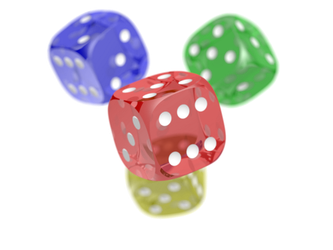
#> input picture Dekodowanie PNG/main/png.png, 333 x 250 px, shrunk from 640 x 480 before the run
$ jupyter execute --allow-errors png.ipynb
#> lines starting #> are read from the running program, lines starting #| are printed output that depends on the picture
# E-media decodowanie formatu PNG

[cell 1]
import zlib
import matplotlib.pyplot as plt
import matplotlib.image as mpimg
from PIL import Image
import numpy as np

[cell 2]
path = "sample_with_PLTE.png"
#> (the rest of this cell did not finish here and is left out)

## Weryfikacja sygnatury

#### Pierwsze 8 byte'ow pliku PNG zawiera sygnature fromatu Sygnatura PNG `137 80 78 71 13 10 26 10`

[cell 3]
def verifySignature(file):
    signature = file.read(8)
    if signature != bytes([137, 80, 78, 71, 13, 10, 26, 10]):
        print("Invalid PNG file")
        return False
    return True
#> (the rest of this cell did not finish here and is left out)

## Chunki

##### Długość

- 4-bajtowa liczba całkowita bez znaku podająca liczbę bajtów w polu danych fragmentu. Długość obejmuje tylko pole danych, a nie samo pole.

##### Typ Chunku

- Kod typu fragmentu 4-bajtowego. Dla wygody opisu i badania plików PNG, kody typu są ograniczone do wielkich i małych liter ASCII (A-Z i a-z lub 65-90 i 97-122 w systemie dziesiętnym).

##### Zawartość chunku

- Bajty danych odpowiednie dla typu fragmentu, jeśli takie istnieją. To pole może mieć długość zerową.

##### CRC
- 4-bajtowy CRC (Cyclic Redundancy Check). Wykrywa błędy w przesyłanych lub przechowywanych danych. Sprawdza czy dane nie zostały uszkodzone podczas transmisji lub zapisu.

[cell 4]
class Chunk:
    def __init__(self, length, type, data, crc):
        self.length = length
        self.type = type
        self.data = data
        self.crc = crc

    def __str__(self):
        return f"Chunk(type={self.type}, length={self.length}, crc={self.crc.hex()})"

### Celem CRC jest wykrywanie błędów w danych. Obliczamy specjalną liczbę na podstawie danych w chunku. Jeśli dane zostaną zmodyfikowane, to obliczona suma kontrolna też się zmieni.

[cell 5]
def compute_crc32(data: bytes):
    crc = 0xFFFFFFFF
    for byte in data:
        crc ^= byte # Dla kazdego bajtu XOR z crc
        for _ in range(8):
            if crc & 1: # jesli ostatni bit jest 1
                # przesun crc w prawo o 1 i XOR z polinomem
                crc = (crc >> 1) ^ 0xEDB88320
            else:
                # przesun crc w prawo o 1
                crc >>= 1

    return crc ^ 0xFFFFFFFF # na koniec odwracamy crc

def verify_crc(chunk):
    to_check = chunk.type.encode('utf-8') + chunk.data
    computed_crc = compute_crc32(to_check)
    file_crc = int.from_bytes(chunk.crc, 'big')

    if computed_crc != file_crc:
        print(f"[BŁĄD CRC] Chunk: {chunk.type}, CRC z pliku: {file_crc:08X}, Obliczone: {computed_crc:08X}")
        return False
    else:
        print(f"[OK CRC] Chunk: {chunk.type}, CRC: {computed_crc:08X}")
        return True

## Odczyt chunków

[cell 6]
def read_chunks(file):
    file.seek(8)
    chunks = [] # pusta lista w której przechowywane są odczytane chunki
    while True:
        length_bytes = file.read(4)

        length = int.from_bytes(length_bytes, 'big') # konwertujemy odczytane bajty na liczbę całkowitą
        type = file.read(4).decode('utf-8') # odczyt typu poprzez zdekodowanie 4 bajtów z formatu UTF-8
        data = file.read(length) # odczyt danych
        crc = file.read(4)

        chunk = Chunk(length, type, data, crc) # obiekt klasy Chunk przechowuje odczytane dane
        verify_crc(chunk)
        chunks.append(chunk) #obiekt chunk dodajemy do listy chunks
        if type == "IEND":
            break
    return chunks # zwrocenie listy chunkow

#> (the rest of this cell did not finish here and is left out)

## Chunki krytyczne

#### `IHDR` (Image Header) oraz `IEND`
Fragmenty mogą pojawiać się w dowolnej kolejności, z zastrzeżeniem ograniczeń nałożonych na każdy typ fragmentu. Jednym z ważniejszych ograniczeń jest to, że `IHDR` musi pojawić się jako pierwszy, a `IEND` jako ostatni

[cell 7]
def decode_IHDR(chunk):
    if chunk.type != "IHDR":
        raise ValueError("Chunk is not IHDR")

    image_info = {
        "width": int.from_bytes(chunk.data[0:4], 'big'), # szerokosc obrazu
        "height": int.from_bytes(chunk.data[4:8], 'big'), # wysokosc obrazu
        "bit_depth": chunk.data[8], # głębia bitowa
        "color_type": chunk.data[9], # typ koloru
        "compression_method": chunk.data[10], # metoda kompresji tylko 0 (deflate zlib)
        "filter_method": chunk.data[11], # metoda filtrowania
        "interlace_method": chunk.data[12] # metoda przeplatania
    }
    return image_info

#> (the rest of this cell did not finish here and is left out)

[cell 8]
# [11 lines left out: function decode_IDAT, not called in this run]
#> (the rest of this cell did not finish here and is left out)

### PLTE Palette

- Header `PLTE` jest opcjonalny, chyba ze bajt typu coloru jest ustawiony na PLTE (3)
- Header `PLTE` zawiera palete kolorów które sa używane przez obraz PNG
- Każdy piksel w obrazie mapuje sie na jeden z kolorów w palecie zamiast bezpośrednio przechowywać wartosci `RGB` (kompresja)

[cell 9]
# [22 lines left out: functions decode_PLTE, show_palette, not called in this run]

#> (the rest of this cell did not finish here and is left out)

[cell 10]
# [6 lines left out: function validate_palette, not called in this run]

### tEXt
- pozwala osadzić prosty tekst `ASCII` w pliku
- brak kompresji

[cell 11]
# [6 lines left out: function decode_tEXt, not called in this run]

### zTXt
- pozwala osadzić prosty tekst `ASCII` w pliku
- zkompresowany `zlib'em`

#### Struktura zTXt :
Pole | Typ  | opis
--- | ---  | ---
keyword | ASCII | nagłówek
nullseparator | 1 bajt  |
typ kompresji | 1 bajt | 0/1 zlib/deflate
zkompresowany tekst | reszta bajtów |

[cell 12]
# [9 lines left out: function decode_zTXt, not called in this run]

### iTXt
- pozwala zapisać tekst w formacie `UTF-8`
- opcjonalna kompresja

##### Struktura iTXt :
Pole | Typ  | opis
--- | ---  | ---
keyword | ASCII | nagłówek
flaga kompresji | 1 bajt  | 0/1 nie/tak
typ kompresji | 1 bajt | 0 zlib/deflate 1 niedozwolone
jezyk | ASCII | "en" "pl"
keyword w utf-8| UTF-8
zkompresowany tekst | UTF-8 | reszta bajtów

[cell 13]
# [33 lines left out: function decode_iTXt, not called in this run]

### tIME

- służy do przechowywania ostatniej edycji pliku

rozmiar (bajty) |  opis
--- | ---
2 | rok
1 | miesiac
1 | dzien
1 | godzina
1 | minuta
1 | sekunda

[cell 14]
# [9 lines left out: function decode_tIME, not called in this run]

### bKGD

- struktura nagłowka `bKGB` jest zależna od pola bajtów `Color type` z IHDR'a

Color type pliku | opis  | dane w `bKGB`
--- | ---  | ---
0 | Grayscale | 2bajty przedstawiacje wartość odcieni szarości
2 | RGB  | 6 bajtow po 2 na kazdy z kolorow
3 | 1 bajt | index z PLTE
4,6 | Z alpha |

[cell 15]
# [19 lines left out: function decode_bKGD, not called in this run]

### gAMA

- zawiera informacje o gamm'ie obrazu, które określają, jak jasność (lub intensywność) kolorów w obrazie jest dostosowana
- wartość jest przechowywana jako wartość zmienno przecinkowa przemnożona przez 100 000

[cell 16]
# [4 lines left out: function decode_gAMA, not called in this run]

### pHYs

- zawiera informacje o fizycznych wymiarach obrazu, tj. jak wiele jednostek (pikseli) odpowiada jednej jednostce fizycznej (np. calowi, milimetrowi itp.).

dane w `pHYs`
bajty | opis
--- | ---
4 | liczba pikseli X
4 | liczba pikseli Y
1 | Jednostka używana do określenia wartości X i Y (0 – brak jednostki, 1 – piksele na cal (PPI), 2 – piksele na centymetr (PPCM))

[cell 17]
# [6 lines left out: function decode_pHYs, not called in this run]

# XMP I EXIF

### XMP
W iTXt można przechowywac np pliki .xmp
XMP to format metadanych opracowany przez firmę Adobe

``````XML
<x:xmpmeta xmlns:x="adobe:ns:meta/"> – Określa, że jest to dokument w przestrzeni XMP (Adobe).

<rdf:RDF xmlns:rdf="..." – Główna struktura RDF, która jest wykorzystywana do opisania metadanych.

<rdf:Description rdf:about=""> – Miejsce na metadane natemat obiektu. rdf:about="" wskazuje, że ten opis odnosi się do bieżącego pliku.

<x:xmpmeta xmlns:x="adobe:ns:meta/" xmlns:custom="http://example.com/custom">
  <rdf:RDF xmlns:rdf="http://www.w3.org/1999/02/22/rdf-syntax-ns#">
    <rdf:Description rdf:about="">
        Miejsce na metadane
    </rdf:Description>
  </rdf:RDF>
</x:xmpmeta>
``````

### eXIf
Dane EXIF są zapisywane jako **nagłówki metadanych** w strukturze pliku

## Struktura danych EXIF (tagi)

Dane EXIF są przechowywane w strukturze przypominającej plik **TIFF** – zawierają **tagi**, czyli pary klucz-wartość, opisujące poszczególne właściwości.

###  Przykładowe tagi EXIF:

| Nr (int) | Nazwa tagu         | Opis                                    | Przykład                      |
|----------|---------------------|------------------------------------------|-------------------------------|
| 271      | Make                | Producent aparatu                        | `Canon`                       |
| 272      | Model               | Model aparatu                            | `Canon EOS 80D`              |
| 306      | DateTime            | Data i czas modyfikacji pliku            | `2024:06:01 19:01:45`         |
| 33434    | ExposureTime        | Czas naświetlania                        | `1/125` (sekundy)            |
| 33437    | FNumber             | Przysłona                                | `2.8`                         |
| 34855    | ISOSpeedRatings     | Czułość ISO                              | `100`                         |
| 36867    | DateTimeOriginal    | Data i czas wykonania zdjęcia            | `2024:06:01 18:45:23`         |
| 37386    | FocalLength         | Ogniskowa obiektywu                      | `50.0 mm`                     |
| 274      | Orientation         | Orientacja obrazu                        | `1` (normalna)                |
| 34853    | GPSInfo             | Wskaźnik do sekcji tagów GPS             | (struktura GPS)               |

[cell 18]
# [18 lines left out: function decode_Ancillary, not called in this run]

#> (a cell that did not finish here is left out)

## Anonimizacja

### Usuwamy wszystkie opcjonalne chunki
### Weryfikijemy crc dla każdego chunku
### Usuwamy nadmiarowe kolory z palety i zmieniamy ich kolejność

[cell 20]
def anonymize_clear_png(input_path, output_path):
    critical_chunks = {b'IHDR', b'PLTE', b'IDAT', b'IEND'}

    with open(input_path, 'rb') as infile, open(output_path, 'wb') as outfile:
        # Zapisz nagłówek PNG (8 bajtów sygnatury)
        outfile.write(infile.read(8))

        while True:
            # Czytaj długość chunka (4 bajty)
            length_bytes = infile.read(4)
            if len(length_bytes) < 4:
                break

            length = int.from_bytes(length_bytes, byteorder='big')

            # Czytaj typ chunka (4 bajty)
            chunk_type = infile.read(4)
            if len(chunk_type) < 4:
                break

            # Czytaj dane chunka
            chunk_data = infile.read(length)
            if len(chunk_data) < length:
                break

            # Czytaj CRC (4 bajty)
            original_crc = infile.read(4)
            if len(original_crc) < 4:
                break

            # Zapisz tylko chunk'i krytyczne
            if chunk_type in critical_chunks:
                if chunk_type == b'PLTE':
                    chunk_data = validate_palette(Chunk(
                        length, chunk_type.decode('utf-8'), chunk_data, original_crc
                    ))
                    length_bytes = len(chunk_data).to_bytes(4, 'big')

                new_crc = compute_crc32(chunk_type + chunk_data)

                outfile.write(length_bytes)
                outfile.write(chunk_type)
                outfile.write(chunk_data)
                outfile.write(new_crc.to_bytes(4, 'big'))

            if chunk_type == b'IEND':
                break

#> (a cell that did not finish here is left out)

### Analiza kompresji w plikach PNG

PNG używa algorytmu Deflate (zlib), który jest bezzstratny – pozwala na wierną rekonstrukcję danych

Obraz może przechowywac piksele jako indeksy do palety kolorów, co: znacznie zmniejsza rozmiar pliku, gdy liczba kolorów jest ograniczona.

## Transformacja

[cell 22]
def showSpectrum(path, palette=None): # Widmo czestotliwosciowe obrazu
    """Display frequency spectrum for PNG images based on color type"""
#> called with path = 'png.png'
    orig_img = Image.open(path)
#> orig_img is the input picture: PIL image 333x250 RGBA; mean R, G, B, A 46.6, 40.3, 38.6, 68

    file = open(path, "rb")
    chunks = read_chunks(file)
    file.close
    IHDR = decode_IHDR(chunks[0])
    color_type = IHDR["color_type"]

    plt.figure(figsize=(15, 8))

    # obraz czarno-bialy
    if color_type == 0:
        grayscale_img = orig_img.convert('L')
        mag_spectrum, phase_spectrum = getMagnitudeSpectrum(np.array(grayscale_img))

        plt.subplot(1, 2, 1)
        plt.imshow(mag_spectrum, cmap='gray') # widmo amplitudy w skali szarosci
        plt.title("Magnitude Spectrum")

        plt.subplot(1, 2, 2)
        plt.imshow(phase_spectrum, cmap='gray') # widmo fazy w skali szarosci
        plt.title("Phase Spectrum")

    # Kolory RGB
    elif color_type == 2:
        img_array = np.array(orig_img)

        for i, (color, channel) in enumerate(zip(['Red', 'Green', 'Blue'], np.rollaxis(img_array, -1))):
            mag, phase = getMagnitudeSpectrum(channel)

            plt.subplot(2, 3, i+1)
            plt.imshow(mag, cmap='gray')
            plt.title(f"{color} Channel Magnitude")

            plt.subplot(2, 3, i+4)
            plt.imshow(phase, cmap='gray')
            plt.title(f"{color} Channel Phase")

    # Indexed color - kolory z palety
    elif color_type == 3 and palette is not None:
        img_array = np.array(orig_img)
        palette_rgb = np.array(palette, dtype=np.uint8).reshape(-1, 3)
        rgb_array = palette_rgb[img_array] # zamienia każdy indeks na odpowiadający mu kolor RGB

        for i, (color, channel) in enumerate(zip(['Red', 'Green', 'Blue'], np.rollaxis(rgb_array, -1))):
            mag, phase = getMagnitudeSpectrum(channel)

            plt.subplot(2, 3, i+1)
            plt.imshow(mag, cmap='gray')
            plt.title(f"{color} Channel Magnitude")

            plt.subplot(2, 3, i+4)
            plt.imshow(phase, cmap='gray')
            plt.title(f"{color} Channel Phase")

    # Grayscale with alpha
    elif color_type == 4:
        img_array = np.array(orig_img)
        grayscale = img_array[:, :, 0]  # Bierzemy tylko grayscale

        mag, phase = getMagnitudeSpectrum(grayscale)

        plt.subplot(1, 2, 1)
        plt.imshow(mag, cmap='gray')
        plt.title("Grayscale Magnitude Spectrum")

        plt.subplot(1, 2, 2)
        plt.imshow(phase, cmap='gray')
        plt.title("Grayscale Phase Spectrum")

    # Truecolor with alpha
    elif color_type == 6:
        img_array = np.array(orig_img)

        for i, (color, channel) in enumerate(zip(['Red', 'Green', 'Blue'], np.rollaxis(img_array[:, :, :3], -1))):
            mag, phase = getMagnitudeSpectrum(channel)

            plt.subplot(2, 3, i+1)
            plt.imshow(mag, cmap='gray')
            plt.title(f"{color} Channel Magnitude")

            plt.subplot(2, 3, i+4)
            plt.imshow(phase, cmap='gray')
            plt.title(f"{color} Channel Phase")
#> this loop made 3 passes
#> color on passes 1 to 3: 'Red', 'Green', 'Blue'

    plt.tight_layout()
    plt.show()

def getMagnitudeSpectrum(image_data):
    """Calculate magnitude and phase spectrum of an image"""
    f = np.fft.fft2(image_data) # transformata fouriera obrazu
    fshift = np.fft.fftshift(f) # przesunięcie środka spectrum do srodka obrazu
    magnitude = 20 * np.log(np.abs(fshift) + 1e-10) # magnituda
    phase = np.angle(fshift) # faza
    return magnitude, phase

print("png.png")
showSpectrum("png.png")
print("png_test_red.png")
showSpectrum("png_test_red.png")
#> call 2 of showSpectrum, with path = 'png_test_red.png'
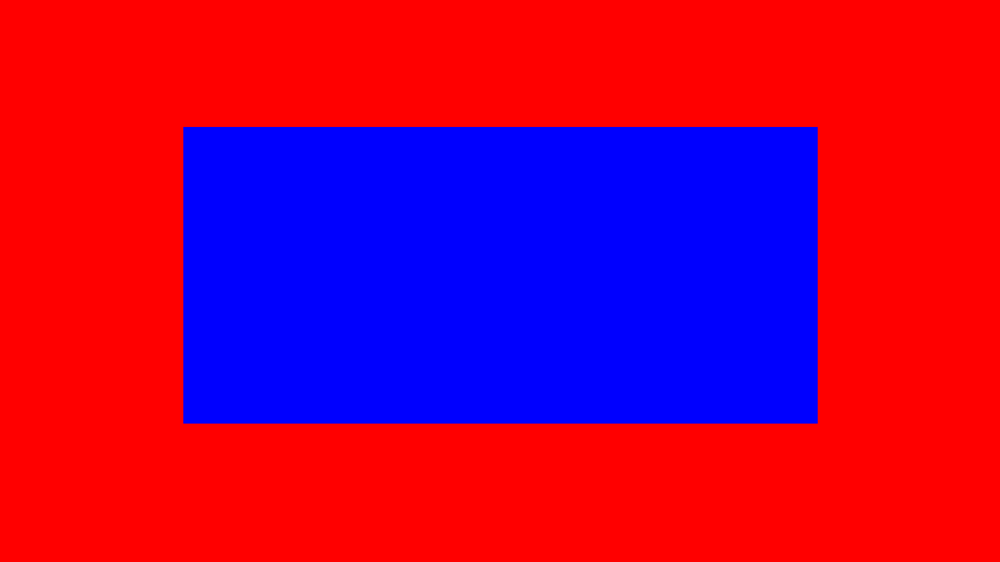
#> input picture Dekodowanie PNG/main/png_test_red.png, 1000 x 562 px, shrunk from 1920 x 1080 before the run
#> in showSpectrum, orig_img is the input picture: PIL image 1000x562 RGB; mean R, G, B 169.6, 0, 85.4
#> the loop in showSpectrum (call 2), `for i, (color, channel) in enumerate(zip(['Red', 'Green', 'Blue'], np...` made 3 passes
#> pass 2, in getMagnitudeSpectrum (call 5), `phase = np.angle(fshift)`:
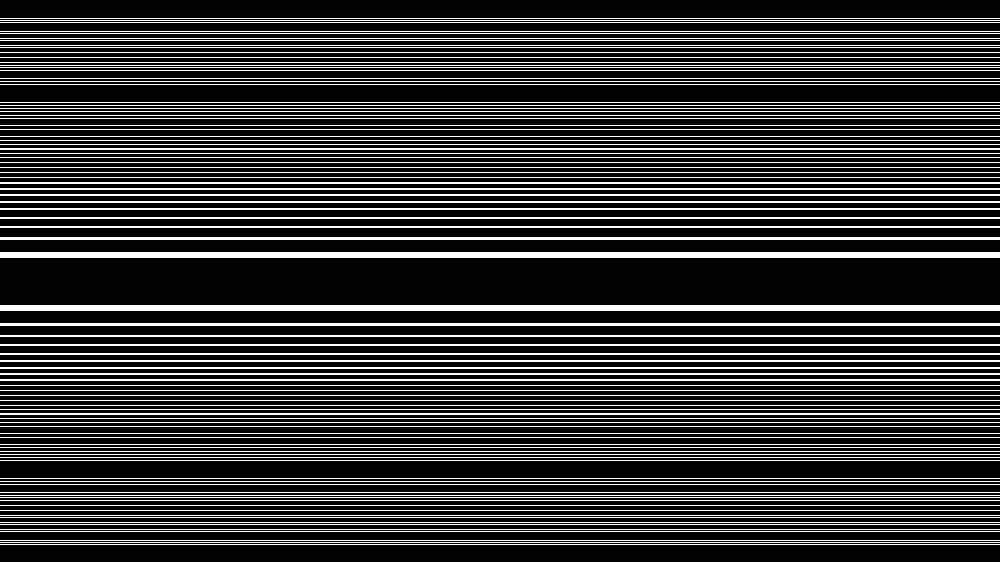
#> phase: shape (562, 1000) float64; values 0 (black) and 3.14 (white), 21.4% white in thin lines or dots
print("png_test_blue.png")
showSpectrum("png_test_blue.png")
#> call 3 of showSpectrum, with path = 'png_test_blue.png'
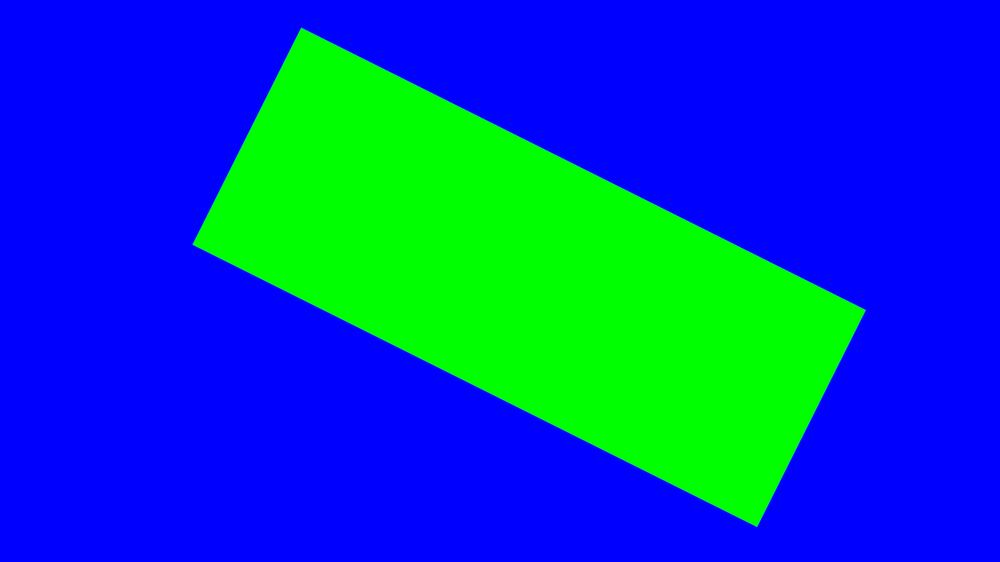
#> input picture Dekodowanie PNG/main/png_test_blue.png, 1000 x 562 px, shrunk from 1920 x 1080 before the run
#> in showSpectrum, orig_img is the input picture: PIL image 1000x562 RGBA; mean R, G, B, A 0, 69.6, 185.7, 255
#> the loop in showSpectrum (call 3), `for i, (color, channel) in enumerate(zip(['Red', 'Green', 'Blue'], np...` made 3 passes
print("png_test_green.png")
showSpectrum("png_test_green.png")
#> call 4 of showSpectrum, with path = 'png_test_green.png'
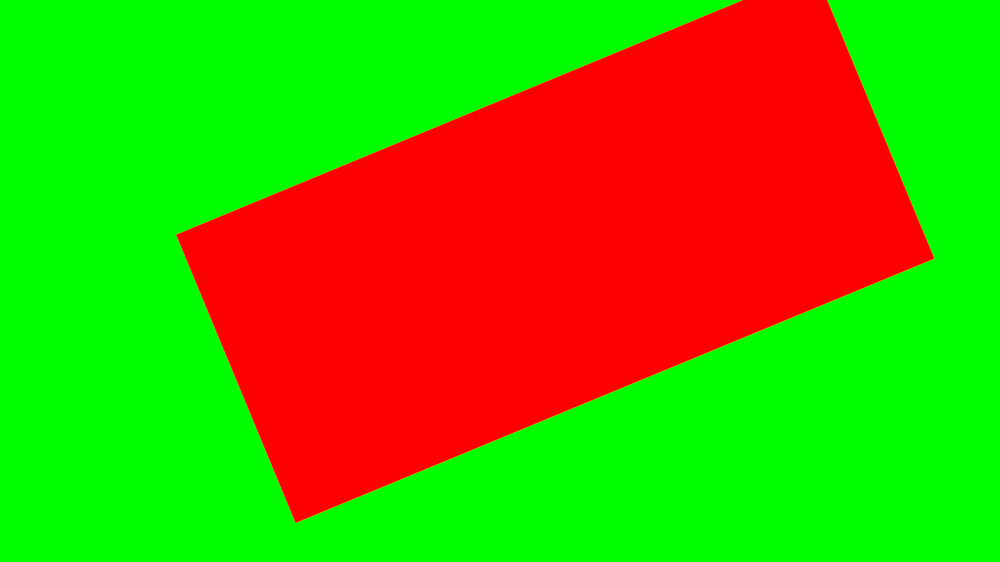
#> input picture Dekodowanie PNG/main/png_test_green.png, 1000 x 562 px, shrunk from 1920 x 1080 before the run
#> in showSpectrum, orig_img is the input picture: PIL image 1000x562 RGBA; mean R, G, B, A 97.5, 157.7, 0, 255
#> the loop in showSpectrum (call 4), `for i, (color, channel) in enumerate(zip(['Red', 'Green', 'Blue'], np...` made 3 passes
#> pass 1, in getMagnitudeSpectrum (call 10), `magnitude = 20 * np.log(np.abs(fshift) + 1e-10)`:
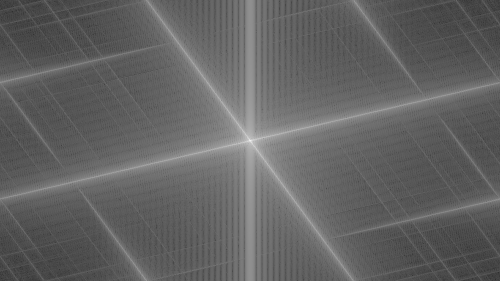
#> magnitude: shape (562, 1000) float64 (shown at 1/2 size); min -32.43, max 356.4, mean 118.9; drawn with min black and max white
#> pass 1, in getMagnitudeSpectrum (call 10), `phase = np.angle(fshift)`:
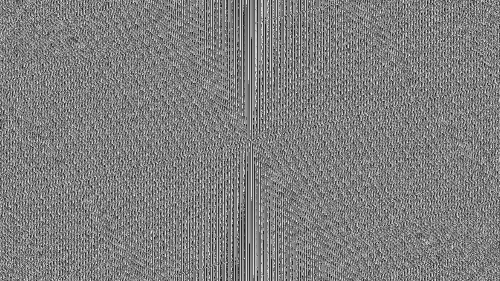
#> phase: shape (562, 1000) float64 (shown at 1/2 size); min -3.14, max 3.14, mean 5.59e-06; drawn with min black and max white
#> pass 2, in getMagnitudeSpectrum (call 11), `phase = np.angle(fshift)`:
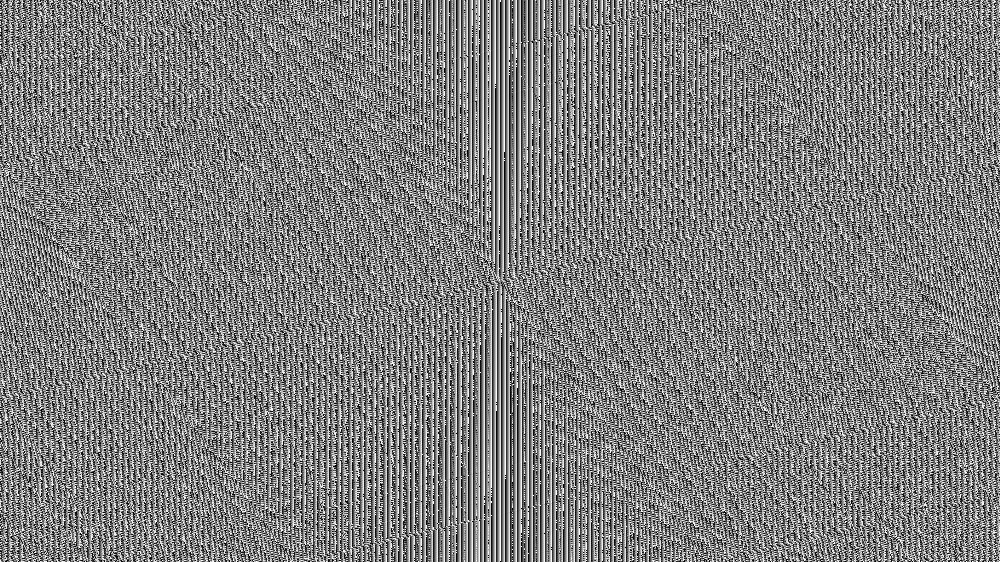
#> phase: shape (562, 1000) float64; min -3.14, max 3.14, mean 5.59e-06; drawn with min black and max white
